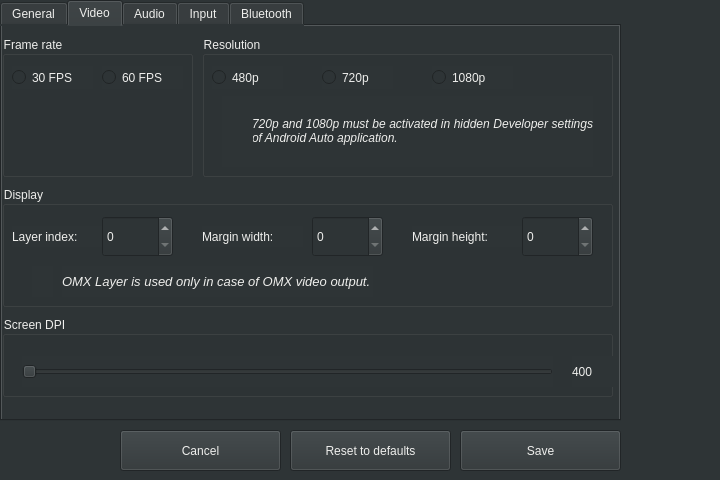
<?xml version="1.0" encoding="UTF-8"?>
<ui version="4.0">
 <class>SettingsWindow</class>
 <widget class="QWidget" name="SettingsWindow">
  <property name="geometry">
   <rect>
    <x>0</x>
    <y>0</y>
    <width>720</width>
    <height>480</height>
   </rect>
  </property>
  <property name="minimumSize">
   <size>
    <width>720</width>
    <height>480</height>
   </size>
  </property>
  <property name="maximumSize">
   <size>
    <width>720</width>
    <height>480</height>
   </size>
  </property>
  <property name="windowTitle">
   <string>Settings</string>
  </property>
  <property name="styleSheet">
   <string notr="true">background-color: rgb(46, 52, 54);
color: rgb(238, 238, 236);</string>
  </property>
  <widget class="QPushButton" name="pushButtonSave">
   <property name="geometry">
    <rect>
     <x>460</x>
     <y>430</y>
     <width>161</width>
     <height>41</height>
    </rect>
   </property>
   <property name="text">
    <string>Save</string>
   </property>
   <property name="autoDefault">
    <bool>false</bool>
   </property>
  </widget>
  <widget class="QPushButton" name="pushButtonCancel">
   <property name="geometry">
    <rect>
     <x>120</x>
     <y>430</y>
     <width>161</width>
     <height>41</height>
    </rect>
   </property>
   <property name="text">
    <string>Cancel</string>
   </property>
   <property name="autoDefault">
    <bool>false</bool>
   </property>
   <property name="default">
    <bool>false</bool>
   </property>
  </widget>
  <widget class="QTabWidget" name="tabWidget">
   <property name="geometry">
    <rect>
     <x>0</x>
     <y>0</y>
     <width>621</width>
     <height>421</height>
    </rect>
   </property>
   <property name="currentIndex">
    <number>1</number>
   </property>
   <widget class="QWidget" name="tabGeneral">
    <attribute name="title">
     <string>General</string>
    </attribute>
    <widget class="QGroupBox" name="groupBoxHandenessOfTraffic">
     <property name="geometry">
      <rect>
       <x>0</x>
       <y>10</y>
       <width>621</width>
       <height>91</height>
      </rect>
     </property>
     <property name="title">
      <string>Handedness of traffic</string>
     </property>
     <widget class="QRadioButton" name="radioButtonLeftHandDrive">
      <property name="geometry">
       <rect>
        <x>10</x>
        <y>30</y>
        <width>141</width>
        <height>23</height>
       </rect>
      </property>
      <property name="text">
       <string>Left-hand drive</string>
      </property>
     </widget>
     <widget class="QRadioButton" name="radioButtonRightHandDrive">
      <property name="geometry">
       <rect>
        <x>10</x>
        <y>60</y>
        <width>151</width>
        <height>23</height>
       </rect>
      </property>
      <property name="text">
       <string>Right-hand drive</string>
      </property>
     </widget>
    </widget>
    <widget class="QCheckBox" name="checkBoxShowClock">
     <property name="geometry">
      <rect>
       <x>10</x>
       <y>110</y>
       <width>111</width>
       <height>23</height>
      </rect>
     </property>
     <property name="text">
      <string>Show clock</string>
     </property>
    </widget>
   </widget>
   <widget class="QWidget" name="tabVideo">
    <attribute name="title">
     <string>Video</string>
    </attribute>
    <widget class="QGroupBox" name="groupBoxResolution">
     <property name="geometry">
      <rect>
       <x>200</x>
       <y>10</y>
       <width>411</width>
       <height>141</height>
      </rect>
     </property>
     <property name="title">
      <string>Resolution</string>
     </property>
     <widget class="QRadioButton" name="radioButton480p">
      <property name="geometry">
       <rect>
        <x>10</x>
        <y>30</y>
        <width>71</width>
        <height>23</height>
       </rect>
      </property>
      <property name="text">
       <string>480p</string>
      </property>
     </widget>
     <widget class="QRadioButton" name="radioButton720p">
      <property name="geometry">
       <rect>
        <x>120</x>
        <y>30</y>
        <width>71</width>
        <height>23</height>
       </rect>
      </property>
      <property name="text">
       <string>720p</string>
      </property>
     </widget>
     <widget class="QRadioButton" name="radioButton1080p">
      <property name="geometry">
       <rect>
        <x>230</x>
        <y>30</y>
        <width>81</width>
        <height>23</height>
       </rect>
      </property>
      <property name="text">
       <string>1080p</string>
      </property>
     </widget>
     <widget class="QLabel" name="labelResolutionWarning">
      <property name="geometry">
       <rect>
        <x>50</x>
        <y>60</y>
        <width>341</width>
        <height>71</height>
       </rect>
      </property>
      <property name="text">
       <string>&lt;html&gt;&lt;head/&gt;&lt;body&gt;&lt;p align=&quot;justify&quot;&gt;&lt;span style=&quot; font-style:italic;&quot;&gt;720p and 1080p must be activated in hidden Developer settings of Android Auto application.&lt;/span&gt;&lt;/p&gt;&lt;/body&gt;&lt;/html&gt;</string>
      </property>
      <property name="wordWrap">
       <bool>true</bool>
      </property>
      <property name="margin">
       <number>10</number>
      </property>
     </widget>
     <widget class="QLabel" name="labelResolutionWarningIcon">
      <property name="geometry">
       <rect>
        <x>20</x>
        <y>60</y>
        <width>31</width>
        <height>71</height>
       </rect>
      </property>
      <property name="text">
       <string>&lt;html&gt;&lt;head/&gt;&lt;body&gt;&lt;p align=&quot;justify&quot;&gt;&lt;img src=&quot;:/ico_warning.png&quot;/&gt;&lt;/p&gt;&lt;/body&gt;&lt;/html&gt;</string>
      </property>
     </widget>
    </widget>
    <widget class="QGroupBox" name="groupBoxFrameRate">
     <property name="geometry">
      <rect>
       <x>0</x>
       <y>10</y>
       <width>191</width>
       <height>141</height>
      </rect>
     </property>
     <property name="title">
      <string>Frame rate</string>
     </property>
     <widget class="QRadioButton" name="radioButton60FPS">
      <property name="geometry">
       <rect>
        <x>100</x>
        <y>30</y>
        <width>81</width>
        <height>23</height>
       </rect>
      </property>
      <property name="text">
       <string>60 FPS</string>
      </property>
     </widget>
     <widget class="QRadioButton" name="radioButton30FPS">
      <property name="geometry">
       <rect>
        <x>10</x>
        <y>30</y>
        <width>81</width>
        <height>23</height>
       </rect>
      </property>
      <property name="text">
       <string>30 FPS</string>
      </property>
     </widget>
    </widget>
    <widget class="QGroupBox" name="groupBoxOmxLayerIndex">
     <property name="geometry">
      <rect>
       <x>0</x>
       <y>160</y>
       <width>611</width>
       <height>121</height>
      </rect>
     </property>
     <property name="title">
      <string>Display</string>
     </property>
     <widget class="QLabel" name="labelOmxLayerIndex">
      <property name="geometry">
       <rect>
        <x>10</x>
        <y>40</y>
        <width>91</width>
        <height>21</height>
       </rect>
      </property>
      <property name="text">
       <string>Layer index:</string>
      </property>
     </widget>
     <widget class="QLabel" name="labelBluetoothAddressFormatInfo_2">
      <property name="geometry">
       <rect>
        <x>60</x>
        <y>80</y>
        <width>311</width>
        <height>31</height>
       </rect>
      </property>
      <property name="text">
       <string>&lt;html&gt;&lt;head/&gt;&lt;body&gt;&lt;p&gt;&lt;span style=&quot; font-size:10pt; font-style:italic;&quot;&gt;OMX Layer is used only in case of OMX video output.&lt;/span&gt;&lt;/p&gt;&lt;/body&gt;&lt;/html&gt;</string>
      </property>
     </widget>
     <widget class="QLabel" name="labelBluetoothAddressFormatInfoIcon_2">
      <property name="geometry">
       <rect>
        <x>30</x>
        <y>80</y>
        <width>21</width>
        <height>31</height>
       </rect>
      </property>
      <property name="text">
       <string>&lt;html&gt;&lt;head/&gt;&lt;body&gt;&lt;p&gt;&lt;img src=&quot;:/ico_info.png&quot;/&gt;&lt;/p&gt;&lt;/body&gt;&lt;/html&gt;</string>
      </property>
     </widget>
     <widget class="QSpinBox" name="spinBoxOmxLayerIndex">
      <property name="geometry">
       <rect>
        <x>100</x>
        <y>30</y>
        <width>71</width>
        <height>41</height>
       </rect>
      </property>
     </widget>
     <widget class="QLabel" name="labelVideoMarginWidth">
      <property name="geometry">
       <rect>
        <x>200</x>
        <y>40</y>
        <width>101</width>
        <height>21</height>
       </rect>
      </property>
      <property name="text">
       <string>Margin width:</string>
      </property>
     </widget>
     <widget class="QSpinBox" name="spinBoxVideoMarginWidth">
      <property name="geometry">
       <rect>
        <x>310</x>
        <y>30</y>
        <width>71</width>
        <height>41</height>
       </rect>
      </property>
      <property name="maximum">
       <number>99999</number>
      </property>
     </widget>
     <widget class="QLabel" name="labelVideoMarginHeight">
      <property name="geometry">
       <rect>
        <x>410</x>
        <y>40</y>
        <width>111</width>
        <height>21</height>
       </rect>
      </property>
      <property name="text">
       <string>Margin height:</string>
      </property>
     </widget>
     <widget class="QSpinBox" name="spinBoxVideoMarginHeight">
      <property name="geometry">
       <rect>
        <x>520</x>
        <y>30</y>
        <width>71</width>
        <height>41</height>
       </rect>
      </property>
      <property name="maximum">
       <number>99999</number>
      </property>
     </widget>
    </widget>
    <widget class="QGroupBox" name="groupBoxScreenDPI">
     <property name="geometry">
      <rect>
       <x>0</x>
       <y>290</y>
       <width>611</width>
       <height>81</height>
      </rect>
     </property>
     <property name="title">
      <string>Screen DPI</string>
     </property>
     <widget class="QLabel" name="labelScreenDPIValue">
      <property name="geometry">
       <rect>
        <x>570</x>
        <y>40</y>
        <width>41</width>
        <height>31</height>
       </rect>
      </property>
      <property name="text">
       <string>400</string>
      </property>
     </widget>
     <widget class="QSlider" name="horizontalSliderScreenDPI">
      <property name="geometry">
       <rect>
        <x>20</x>
        <y>40</y>
        <width>531</width>
        <height>31</height>
       </rect>
      </property>
      <property name="maximum">
       <number>400</number>
      </property>
      <property name="orientation">
       <enum>Qt::Horizontal</enum>
      </property>
     </widget>
    </widget>
   </widget>
   <widget class="QWidget" name="tabAudio">
    <attribute name="title">
     <string>Audio</string>
    </attribute>
    <widget class="QGroupBox" name="groupBoxAudioChannels">
     <property name="geometry">
      <rect>
       <x>-1</x>
       <y>10</y>
       <width>611</width>
       <height>111</height>
      </rect>
     </property>
     <property name="title">
      <string>Audio channels</string>
     </property>
     <widget class="QCheckBox" name="checkBoxMusicAudioChannel">
      <property name="geometry">
       <rect>
        <x>10</x>
        <y>30</y>
        <width>131</width>
        <height>23</height>
       </rect>
      </property>
      <property name="text">
       <string>Music channel</string>
      </property>
     </widget>
     <widget class="QCheckBox" name="checkBoxSpeechAudioChannel">
      <property name="geometry">
       <rect>
        <x>160</x>
        <y>30</y>
        <width>131</width>
        <height>23</height>
       </rect>
      </property>
      <property name="text">
       <string>Speech channel</string>
      </property>
     </widget>
     <widget class="QLabel" name="labelAudioChannelDescription">
      <property name="geometry">
       <rect>
        <x>60</x>
        <y>70</y>
        <width>511</width>
        <height>31</height>
       </rect>
      </property>
      <property name="text">
       <string>&lt;html&gt;&lt;head/&gt;&lt;body&gt;&lt;p&gt;&lt;span style=&quot; font-size:10pt; font-style:italic;&quot;&gt;Disable audio channel if you need custom audio routing e.g. via A2DP or AUX.&lt;/span&gt;&lt;/p&gt;&lt;/body&gt;&lt;/html&gt;</string>
      </property>
     </widget>
     <widget class="QLabel" name="labelAudioChannelDescriptionIcon">
      <property name="geometry">
       <rect>
        <x>30</x>
        <y>70</y>
        <width>21</width>
        <height>31</height>
       </rect>
      </property>
      <property name="text">
       <string>&lt;html&gt;&lt;head/&gt;&lt;body&gt;&lt;p&gt;&lt;img src=&quot;:/ico_info.png&quot;/&gt;&lt;/p&gt;&lt;/body&gt;&lt;/html&gt;</string>
      </property>
     </widget>
    </widget>
    <widget class="QGroupBox" name="groupBoxAudioOutputBackend">
     <property name="geometry">
      <rect>
       <x>0</x>
       <y>130</y>
       <width>611</width>
       <height>61</height>
      </rect>
     </property>
     <property name="title">
      <string>Output backend</string>
     </property>
     <widget class="QRadioButton" name="radioButtonRtAudio">
      <property name="geometry">
       <rect>
        <x>10</x>
        <y>30</y>
        <width>112</width>
        <height>23</height>
       </rect>
      </property>
      <property name="text">
       <string>RT audio</string>
      </property>
     </widget>
     <widget class="QRadioButton" name="radioButtonQtAudio">
      <property name="geometry">
       <rect>
        <x>140</x>
        <y>30</y>
        <width>112</width>
        <height>23</height>
       </rect>
      </property>
      <property name="text">
       <string>Qt</string>
      </property>
     </widget>
    </widget>
   </widget>
   <widget class="QWidget" name="tabInput">
    <attribute name="title">
     <string>Input</string>
    </attribute>
    <widget class="QCheckBox" name="checkBoxEnableTouchscreen">
     <property name="geometry">
      <rect>
       <x>0</x>
       <y>10</y>
       <width>161</width>
       <height>23</height>
      </rect>
     </property>
     <property name="text">
      <string>Enable touchscreen</string>
     </property>
    </widget>
    <widget class="QListWidget" name="listWidgetButtons">
     <property name="geometry">
      <rect>
       <x>0</x>
       <y>70</y>
       <width>611</width>
       <height>311</height>
      </rect>
     </property>
     <property name="selectionMode">
      <enum>QAbstractItemView::MultiSelection</enum>
     </property>
    </widget>
    <widget class="QLabel" name="labelButtons">
     <property name="geometry">
      <rect>
       <x>10</x>
       <y>50</y>
       <width>67</width>
       <height>17</height>
      </rect>
     </property>
     <property name="text">
      <string>Buttons</string>
     </property>
    </widget>
    <widget class="QCheckBox" name="checkBoxPlayButton">
     <property name="geometry">
      <rect>
       <x>20</x>
       <y>80</y>
       <width>92</width>
       <height>23</height>
      </rect>
     </property>
     <property name="text">
      <string>Play</string>
     </property>
    </widget>
    <widget class="QCheckBox" name="checkBoxPauseButton">
     <property name="geometry">
      <rect>
       <x>20</x>
       <y>120</y>
       <width>92</width>
       <height>23</height>
      </rect>
     </property>
     <property name="text">
      <string>Pause</string>
     </property>
    </widget>
    <widget class="QCheckBox" name="checkBoxTogglePlayButton">
     <property name="geometry">
      <rect>
       <x>20</x>
       <y>160</y>
       <width>111</width>
       <height>23</height>
      </rect>
     </property>
     <property name="text">
      <string>Toggle play</string>
     </property>
    </widget>
    <widget class="QCheckBox" name="checkBoxNextTrackButton">
     <property name="geometry">
      <rect>
       <x>20</x>
       <y>200</y>
       <width>92</width>
       <height>23</height>
      </rect>
     </property>
     <property name="text">
      <string>Next track</string>
     </property>
    </widget>
    <widget class="QCheckBox" name="checkBoxPreviousTrackButton">
     <property name="geometry">
      <rect>
       <x>20</x>
       <y>240</y>
       <width>121</width>
       <height>23</height>
      </rect>
     </property>
     <property name="text">
      <string>Previous track</string>
     </property>
    </widget>
    <widget class="QCheckBox" name="checkBoxHomeButton">
     <property name="geometry">
      <rect>
       <x>20</x>
       <y>280</y>
       <width>92</width>
       <height>23</height>
      </rect>
     </property>
     <property name="text">
      <string>Home</string>
     </property>
    </widget>
    <widget class="QCheckBox" name="checkBoxBackButton">
     <property name="geometry">
      <rect>
       <x>200</x>
       <y>320</y>
       <width>92</width>
       <height>23</height>
      </rect>
     </property>
     <property name="text">
      <string>Back</string>
     </property>
    </widget>
    <widget class="QCheckBox" name="checkBoxEnterButton">
     <property name="geometry">
      <rect>
       <x>200</x>
       <y>360</y>
       <width>92</width>
       <height>23</height>
      </rect>
     </property>
     <property name="text">
      <string>Enter</string>
     </property>
    </widget>
    <widget class="QCheckBox" name="checkBoxPhoneButton">
     <property name="geometry">
      <rect>
       <x>20</x>
       <y>320</y>
       <width>92</width>
       <height>23</height>
      </rect>
     </property>
     <property name="text">
      <string>Phone</string>
     </property>
    </widget>
    <widget class="QCheckBox" name="checkBoxCallEndButton">
     <property name="geometry">
      <rect>
       <x>20</x>
       <y>360</y>
       <width>92</width>
       <height>23</height>
      </rect>
     </property>
     <property name="text">
      <string>Call end</string>
     </property>
    </widget>
    <widget class="QCheckBox" name="checkBoxVoiceCommandButton">
     <property name="geometry">
      <rect>
       <x>200</x>
       <y>80</y>
       <width>141</width>
       <height>23</height>
      </rect>
     </property>
     <property name="text">
      <string>Voice command</string>
     </property>
    </widget>
    <widget class="QCheckBox" name="checkBoxLeftButton">
     <property name="geometry">
      <rect>
       <x>200</x>
       <y>120</y>
       <width>92</width>
       <height>23</height>
      </rect>
     </property>
     <property name="text">
      <string>Left</string>
     </property>
    </widget>
    <widget class="QCheckBox" name="checkBoxRightButton">
     <property name="geometry">
      <rect>
       <x>200</x>
       <y>160</y>
       <width>92</width>
       <height>23</height>
      </rect>
     </property>
     <property name="text">
      <string>Right</string>
     </property>
    </widget>
    <widget class="QCheckBox" name="checkBoxUpButton">
     <property name="geometry">
      <rect>
       <x>200</x>
       <y>200</y>
       <width>92</width>
       <height>23</height>
      </rect>
     </property>
     <property name="text">
      <string>Up</string>
     </property>
    </widget>
    <widget class="QCheckBox" name="checkBoxDownButton">
     <property name="geometry">
      <rect>
       <x>200</x>
       <y>240</y>
       <width>92</width>
       <height>23</height>
      </rect>
     </property>
     <property name="text">
      <string>Down</string>
     </property>
    </widget>
    <widget class="QCheckBox" name="checkBoxScrollWheelButton">
     <property name="geometry">
      <rect>
       <x>200</x>
       <y>280</y>
       <width>111</width>
       <height>23</height>
      </rect>
     </property>
     <property name="text">
      <string>Scroll wheel</string>
     </property>
    </widget>
    <widget class="QPushButton" name="pushButtonSelectAll">
     <property name="geometry">
      <rect>
       <x>470</x>
       <y>80</y>
       <width>121</width>
       <height>41</height>
      </rect>
     </property>
     <property name="text">
      <string>Select all</string>
     </property>
     <property name="autoDefault">
      <bool>false</bool>
     </property>
    </widget>
    <widget class="QPushButton" name="pushButtonClearSelection">
     <property name="geometry">
      <rect>
       <x>470</x>
       <y>130</y>
       <width>121</width>
       <height>41</height>
      </rect>
     </property>
     <property name="text">
      <string>Clear selection</string>
     </property>
     <property name="autoDefault">
      <bool>false</bool>
     </property>
    </widget>
    <widget class="QPushButton" name="pushButtonShowBindings">
     <property name="geometry">
      <rect>
       <x>470</x>
       <y>180</y>
       <width>121</width>
       <height>41</height>
      </rect>
     </property>
     <property name="text">
      <string>Show bindings</string>
     </property>
     <property name="autoDefault">
      <bool>false</bool>
     </property>
    </widget>
   </widget>
   <widget class="QWidget" name="tabBluetooth">
    <attribute name="title">
     <string>Bluetooth</string>
    </attribute>
    <widget class="QGroupBox" name="groupBoxBluetoothAdapter">
     <property name="geometry">
      <rect>
       <x>0</x>
       <y>10</y>
       <width>621</width>
       <height>441</height>
      </rect>
     </property>
     <property name="title">
      <string>Bluetooth adapter</string>
     </property>
     <widget class="QRadioButton" name="radioButtonDisableBluetooth">
      <property name="geometry">
       <rect>
        <x>20</x>
        <y>30</y>
        <width>171</width>
        <height>23</height>
       </rect>
      </property>
      <property name="text">
       <string>Disable bluetooth</string>
      </property>
     </widget>
     <widget class="QRadioButton" name="radioButtonUseExternalBluetoothAdapter">
      <property name="geometry">
       <rect>
        <x>20</x>
        <y>90</y>
        <width>171</width>
        <height>23</height>
       </rect>
      </property>
      <property name="text">
       <string>Use external adapter</string>
      </property>
     </widget>
     <widget class="QLineEdit" name="lineEditExternalBluetoothAdapterAddress">
      <property name="geometry">
       <rect>
        <x>130</x>
        <y>120</y>
        <width>231</width>
        <height>31</height>
       </rect>
      </property>
     </widget>
     <widget class="QLabel" name="labelBluetoothAdapterAddress">
      <property name="geometry">
       <rect>
        <x>60</x>
        <y>120</y>
        <width>67</width>
        <height>31</height>
       </rect>
      </property>
      <property name="text">
       <string>Address:</string>
      </property>
     </widget>
     <widget class="QLabel" name="labelBluetoothAddressFormatInfo">
      <property name="geometry">
       <rect>
        <x>180</x>
        <y>160</y>
        <width>271</width>
        <height>31</height>
       </rect>
      </property>
      <property name="text">
       <string>&lt;html&gt;&lt;head/&gt;&lt;body&gt;&lt;p&gt;&lt;span style=&quot; font-size:10pt; font-style:italic; color:#babdb6;&quot;&gt;Provide address in format AA:BB:CC:DD:EE:FF.&lt;/span&gt;&lt;/p&gt;&lt;/body&gt;&lt;/html&gt;</string>
      </property>
     </widget>
     <widget class="QLabel" name="labelBluetoothAddressFormatInfoIcon">
      <property name="geometry">
       <rect>
        <x>150</x>
        <y>160</y>
        <width>21</width>
        <height>31</height>
       </rect>
      </property>
      <property name="text">
       <string>&lt;html&gt;&lt;head/&gt;&lt;body&gt;&lt;p&gt;&lt;img src=&quot;:/ico_info.png&quot;/&gt;&lt;/p&gt;&lt;/body&gt;&lt;/html&gt;</string>
      </property>
     </widget>
     <widget class="QRadioButton" name="radioButtonUseLocalBluetoothAdapter">
      <property name="geometry">
       <rect>
        <x>20</x>
        <y>60</y>
        <width>151</width>
        <height>23</height>
       </rect>
      </property>
      <property name="text">
       <string>Use local adapter</string>
      </property>
     </widget>
     <widget class="QLabel" name="labelPairWarningIcon">
      <property name="geometry">
       <rect>
        <x>10</x>
        <y>206</y>
        <width>31</width>
        <height>41</height>
       </rect>
      </property>
      <property name="text">
       <string>&lt;html&gt;&lt;head/&gt;&lt;body&gt;&lt;p&gt;&lt;img src=&quot;:/ico_warning.png&quot;/&gt;&lt;/p&gt;&lt;/body&gt;&lt;/html&gt;</string>
      </property>
     </widget>
     <widget class="QLabel" name="labelPairWarning">
      <property name="geometry">
       <rect>
        <x>50</x>
        <y>210</y>
        <width>501</width>
        <height>31</height>
       </rect>
      </property>
      <property name="text">
       <string>In order to use bluetooth features please remember to pair your device.</string>
      </property>
     </widget>
    </widget>
   </widget>
  </widget>
  <widget class="QLabel" name="labelSettingsIcon">
   <property name="geometry">
    <rect>
     <x>650</x>
     <y>80</y>
     <width>131</width>
     <height>151</height>
    </rect>
   </property>
   <property name="text">
    <string>&lt;html&gt;&lt;head/&gt;&lt;body&gt;&lt;p&gt;&lt;img src=&quot;:/ico_setting.png&quot;/&gt;&lt;/p&gt;&lt;/body&gt;&lt;/html&gt;</string>
   </property>
  </widget>
  <widget class="QPushButton" name="pushButtonResetToDefaults">
   <property name="geometry">
    <rect>
     <x>290</x>
     <y>430</y>
     <width>161</width>
     <height>41</height>
    </rect>
   </property>
   <property name="text">
    <string>Reset to defaults</string>
   </property>
   <property name="autoDefault">
    <bool>false</bool>
   </property>
  </widget>
 </widget>
 <tabstops>
  <tabstop>pushButtonCancel</tabstop>
  <tabstop>pushButtonResetToDefaults</tabstop>
  <tabstop>pushButtonSave</tabstop>
  <tabstop>tabWidget</tabstop>
  <tabstop>radioButtonLeftHandDrive</tabstop>
  <tabstop>radioButtonRightHandDrive</tabstop>
  <tabstop>checkBoxShowClock</tabstop>
  <tabstop>radioButton30FPS</tabstop>
  <tabstop>radioButton60FPS</tabstop>
  <tabstop>radioButton480p</tabstop>
  <tabstop>radioButton720p</tabstop>
  <tabstop>radioButton1080p</tabstop>
  <tabstop>spinBoxOmxLayerIndex</tabstop>
  <tabstop>spinBoxVideoMarginWidth</tabstop>
  <tabstop>spinBoxVideoMarginHeight</tabstop>
  <tabstop>horizontalSliderScreenDPI</tabstop>
  <tabstop>checkBoxMusicAudioChannel</tabstop>
  <tabstop>checkBoxSpeechAudioChannel</tabstop>
  <tabstop>radioButtonRtAudio</tabstop>
  <tabstop>radioButtonQtAudio</tabstop>
  <tabstop>checkBoxEnableTouchscreen</tabstop>
  <tabstop>listWidgetButtons</tabstop>
  <tabstop>checkBoxPlayButton</tabstop>
  <tabstop>checkBoxPauseButton</tabstop>
  <tabstop>checkBoxTogglePlayButton</tabstop>
  <tabstop>checkBoxNextTrackButton</tabstop>
  <tabstop>checkBoxPreviousTrackButton</tabstop>
  <tabstop>checkBoxHomeButton</tabstop>
  <tabstop>checkBoxPhoneButton</tabstop>
  <tabstop>checkBoxCallEndButton</tabstop>
  <tabstop>checkBoxVoiceCommandButton</tabstop>
  <tabstop>checkBoxLeftButton</tabstop>
  <tabstop>checkBoxRightButton</tabstop>
  <tabstop>checkBoxUpButton</tabstop>
  <tabstop>checkBoxDownButton</tabstop>
  <tabstop>checkBoxScrollWheelButton</tabstop>
  <tabstop>checkBoxBackButton</tabstop>
  <tabstop>checkBoxEnterButton</tabstop>
  <tabstop>pushButtonSelectAll</tabstop>
  <tabstop>pushButtonClearSelection</tabstop>
  <tabstop>pushButtonShowBindings</tabstop>
  <tabstop>radioButtonDisableBluetooth</tabstop>
  <tabstop>radioButtonUseLocalBluetoothAdapter</tabstop>
  <tabstop>radioButtonUseExternalBluetoothAdapter</tabstop>
  <tabstop>lineEditExternalBluetoothAdapterAddress</tabstop>
 </tabstops>
 <resources/>
 <connections/>
</ui>
